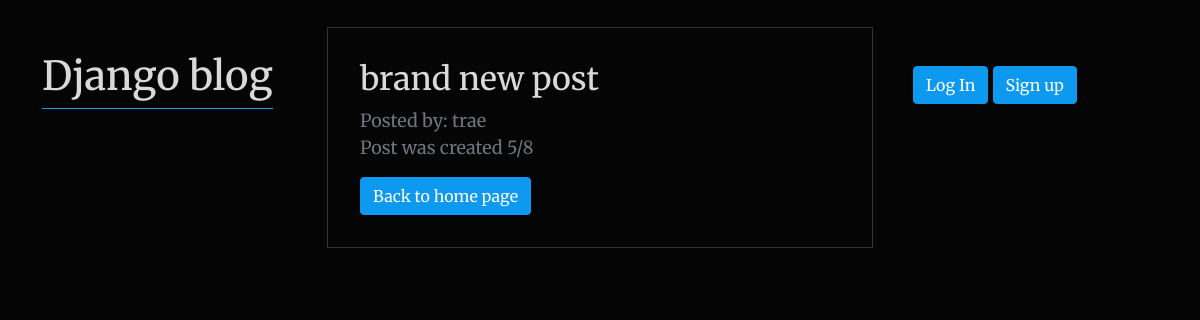
The page /post/8/ on the database its author committed.
### blog/models.py (models this page shows, shortened)
class Post(models.Model):
    title = models.CharField(max_length=200)
    author = models.ForeignKey("auth.User", on_delete=models.CASCADE)
    body = models.TextField()

### blog/views.py (the view)
# urls.py: path('post/<int:pk>/', BlogDetailView.as_view(), name="post_detail"),
class BlogDetailView(DetailView):
    model = Post
    template_name = "post_detail.html"

### templates/post_detail.html
{% extends 'base.html' %}
{% block content %}
<div class="post-entry">
    <h2>{{ post.title }}</h2>
    <p>Posted by: {{ post.author }}</p>
    <p>{{ post.body }}</p>
    {% if user == post.author %}
    <a href="{% url 'post_edit' post.pk %}" class="btn btn-primary mt-3">+ Edit Blog Post</a>
    <a href="{% url 'post_delete' post.pk %}" class="btn btn-primary ms-3 mt-3">- Delete Blog Post</a>
    {% else %}
    <a href="{% url 'home' %}" class="btn btn-primary mt-3">Back to home page</a>
    {% endif %}
</div>
{% endblock content %}

### static/css/base.css (style rules this page uses)
body { font-family: 'Merriweather', serif; font-size: 18px; background-color: rgba(0, 0, 0, 0.979); }
.post-entry, .top-margin { margin-top: 5%; }
.post-entry-list, .post-entry, .border-template { padding: 2rem; border: 1px solid rgb(47, 51, 54); }
.post-entry-list h4 a, .post-entry, .post-entry-list h4 a:visited, .post-entry h4 a:visited { color:rgb(217, 217, 217) ; text-decoration: none; }
.post-entry-list p, .post-entry p { margin: 0; font-weight: 400; color: rgb(110, 118, 125); }
.btn-primary { background-color: rgb(13, 153, 240); border-color: rgb(19, 152, 235); }

### rows shown on the page
Post: title "brand new post", author "trae", body "Post was created 5/8"
